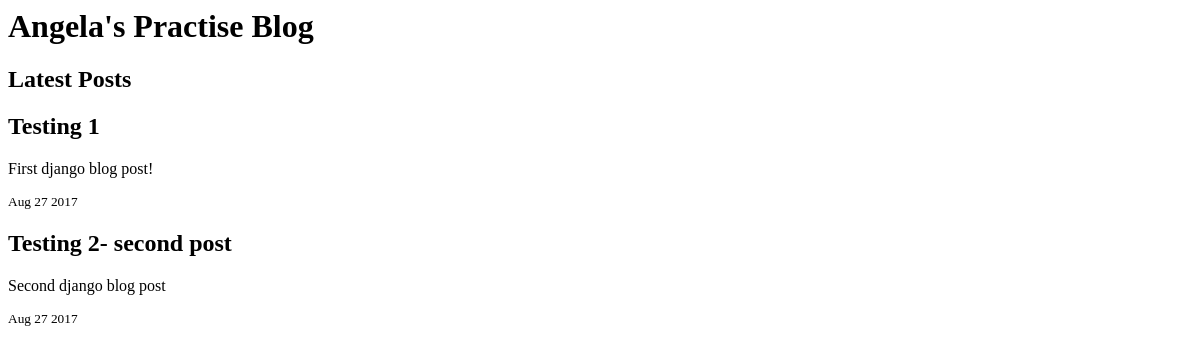
The app's page /, older data.
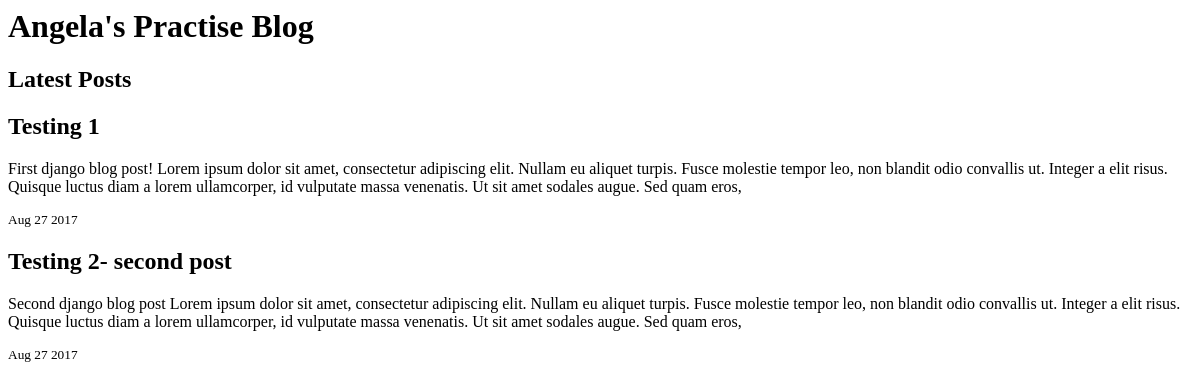
The same page, newer data.
### posts/models.py (models this page shows, shortened)
class Post(models.Model):
    title = models.CharField(max_length=255)
    pub_date = models.DateTimeField()
    image = models.ImageField(upload_to='assets/')
    body = models.TextField()
    def pub_date_pretty(self):
        return self.pub_date.strftime('%b %e %Y')
    def summary(self):
        return self.body[:300]

### posts/views.py (the view)
# urls.py: 2. Add a URL to urlpatterns:  url(r'^$', views.home, name='home')
def home(request):
    posts = Post.objects.order_by('pub_date')
    return render(request, 'posts/home.html', { 'posts':posts })

### posts/templates/posts/home.html
<h1>Angela's Practise Blog</h1>
<h2>Latest Posts</h2>
{% for post in posts.all %}
<h2>{{ post.title }}</h2>
<p>{{ post.summary }}</p>
<sup>{{ post.pub_date_pretty }}</sup>
{% endfor %}

Row changes from the older to the newer data that the page shows:
changed Post "Testing 1": summary "First django blog post!" → "First django blog post! Lorem ipsum dolor sit amet, consectetur adipiscing elit. Nullam eu aliquet turpis. Fusce molestie tempor leo, non blandit odio convallis ut. Integer a elit risus. Quisque luctus diam a lorem ullamcorper, id vulputate massa venenatis. Ut sit amet sodales augue. Sed quam eros,"
changed Post "Testing 2- second post": summary "Second django blog post" → "Second django blog post Lorem ipsum dolor sit amet, consectetur adipiscing elit. Nullam eu aliquet turpis. Fusce molestie tempor leo, non blandit odio convallis ut. Integer a elit risus. Quisque luctus diam a lorem ullamcorper, id vulputate massa venenatis. Ut sit amet sodales augue. Sed quam eros,"
